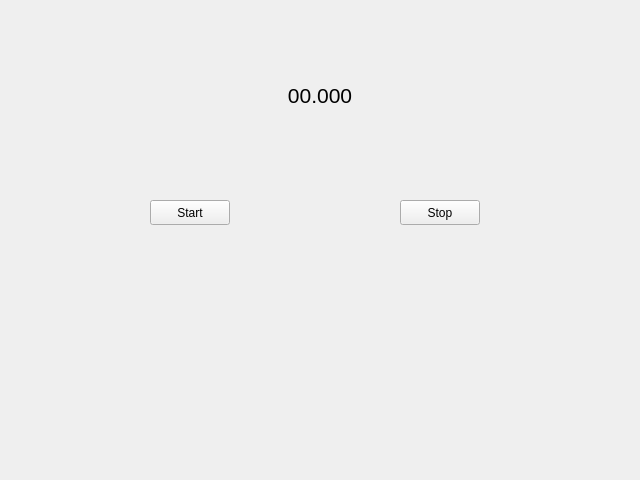
<?xml version="1.0" encoding="UTF-8"?>
<ui version="4.0">
 <class>Form</class>
 <widget class="QWidget" name="Form">
  <property name="geometry">
   <rect>
    <x>0</x>
    <y>0</y>
    <width>640</width>
    <height>480</height>
   </rect>
  </property>
  <property name="windowTitle">
   <string>Form</string>
  </property>
  <widget class="QLabel" name="label">
   <property name="geometry">
    <rect>
     <x>270</x>
     <y>70</y>
     <width>100</width>
     <height>50</height>
    </rect>
   </property>
   <property name="font">
    <font>
     <family>Arial</family>
     <pointsize>16</pointsize>
    </font>
   </property>
   <property name="text">
    <string>00.000</string>
   </property>
   <property name="alignment">
    <set>Qt::AlignCenter</set>
   </property>
  </widget>
  <widget class="QPushButton" name="pushButton">
   <property name="geometry">
    <rect>
     <x>150</x>
     <y>200</y>
     <width>80</width>
     <height>25</height>
    </rect>
   </property>
   <property name="text">
    <string>Start</string>
   </property>
  </widget>
  <widget class="QPushButton" name="pushButton_2">
   <property name="geometry">
    <rect>
     <x>400</x>
     <y>200</y>
     <width>80</width>
     <height>25</height>
    </rect>
   </property>
   <property name="text">
    <string>Stop</string>
   </property>
  </widget>
 </widget>
 <resources/>
 <connections/>
</ui>
